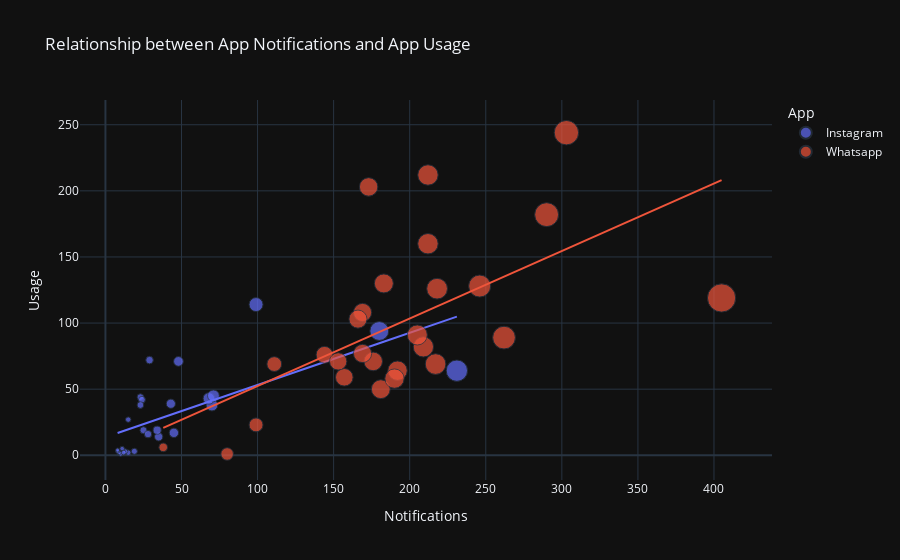

Here is the notebook cell this chart was saved with:
### Markdown cell above
Color coding the app

### Code cell
figure = px.scatter(data_frame=data,
                    x = 'Notifications',
                    y = 'Usage',
                    size = 'Notifications',
                    color='App',
                    trendline = 'ols',
                    title = 'Relationship between App Notifications and App Usage'
                   )
figure.show()

### Figure 1 — Plotly figure (JSON) as saved in the notebook; plotly's stock layout.template omitted (floating-point values rounded to 4 significant figures)
{"data": [{"hovertemplate": "App=Instagram<br>Notifications=%{marker.size}<br>Usage=%{y}<extra></extra>", "legendgroup": "Instagram", "marker": {"color": "#636efa", "size": [70, 43, 231, 35, 19, 25, 23, 28, 15, 29, 24, 34, 23, 48, 68, 71, 180, 99, 45, 10, 15, 13, 9, 8, 8, 11, 12], "sizemode": "area", "sizeref": 1.012, "symbol": "circle"}, "mode": "markers", "name": "Instagram", "orientation": "v", "showlegend": true, "x": [70, 43, 231, 35, 19, 25, 23, 28, 15, 29, 24, 34, 23, 48, 68, 71, 180, 99, 45, 10, 15, 13, 9, 8, 8, 11, 12], "xaxis": "x", "y": [38, 39, 64, 14, 3, 19, 44, 16, 27, 72, 42, 19, 38, 71, 43, 45, 94, 114, 17, 1, 2, 3, 2, 3, 4, 5, 2], "yaxis": "y", "type": "scatter"}, {"hovertemplate": "<b>OLS trendline</b><br>Usage = 0.394976 * Notifications + 13.6522<br>R<sup>2</sup>=0.458388<br><br>App=Instagram<br>Notifications=%{x}<br>Usage=%{y} <b>(trend)</b><extra></extra>", "legendgroup": "Instagram", "marker": {"color": "#636efa", "symbol": "circle"}, "mode": "lines", "name": "Instagram", "showlegend": false, "x": [8, 8, 9, 10, 11, 12, 13, 15, 15, 19, 23, 23, 24, 25, 28, 29, 34, 35, 43, 45, 48, 68, 70, 71, 99, 180, 231], "xaxis": "x", "y": [16.81, 16.81, 17.21, 17.6, 18.0, 18.39, 18.79, 19.58, 19.58, 21.16, 22.74, 22.74, 23.13, 23.53, 24.71, 25.11, 27.08, 27.48, 30.64, 31.43, 32.61, 40.51, 41.3, 41.7, 52.75, 84.75, 104.9], "yaxis": "y", "type": "scatter"}, {"hovertemplate": "App=Whatsapp<br>Notifications=%{marker.size}<br>Usage=%{y}<extra></extra>", "legendgroup": "Whatsapp", "marker": {"color": "#EF553B", "size": [209, 111, 183, 157, 246, 169, 99, 144, 80, 38, 218, 205, 212, 217, 405, 166, 173, 290, 153, 192, 181, 176, 212, 303, 169, 190, 262], "sizemode": "area", "sizeref": 1.012, "symbol": "circle"}, "mode": "markers", "name": "Whatsapp", "orientation": "v", "showlegend": true, "x": [209, 111, 183, 157, 246, 169, 99, 144, 80, 38, 218, 205, 212, 217, 405, 166, 173, 290, 153, 192, 181, 176, 212, 303, 169, 190, 262], "xaxis": "x", "y": [82, 69, 130, 59, 128, 108, 23, 76, 1, 6, 126, 91, 160, 69, 119, 103, 203, 182, 71, 64, 50, 71, 212, 244, 77, 58, 89], "yaxis": "y", "type": "scatter"}, {"hovertemplate": "<b>OLS trendline</b><br>Usage = 0.510465 * Notifications + 1.3703<br>R<sup>2</sup>=0.378939<br><br>App=Whatsapp<br>Notifications=%{x}<br>Usage=%{y} <b>(trend)</b><extra></extra>", "legendgroup": "Whatsapp", "marker": {"color": "#EF553B", "symbol": "circle"}, "mode": "lines", "name": "Whatsapp", "showlegend": false, "x": [38, 80, 99, 111, 144, 153, 157, 166, 169, 169, 173, 176, 181, 183, 190, 192, 205, 209, 212, 212, 217, 218, 246, 262, 290, 303, 405], "xaxis": "x", "y": [20.77, 42.21, 51.91, 58.03, 74.88, 79.47, 81.51, 86.11, 87.64, 87.64, 89.68, 91.21, 93.76, 94.79, 98.36, 99.38, 106.0, 108.1, 109.6, 109.6, 112.1, 112.7, 126.9, 135.1, 149.4, 156.0, 208.1], "yaxis": "y", "type": "scatter"}], "layout": {"xaxis": {"anchor": "y", "domain": [0.0, 1.0], "title": {"text": "Notifications"}}, "yaxis": {"anchor": "x", "domain": [0.0, 1.0], "title": {"text": "Usage"}}, "legend": {"title": {"text": "App"}, "tracegroupgap": 0, "itemsizing": "constant"}, "title": {"text": "Relationship between App Notifications and App Usage"}}}
